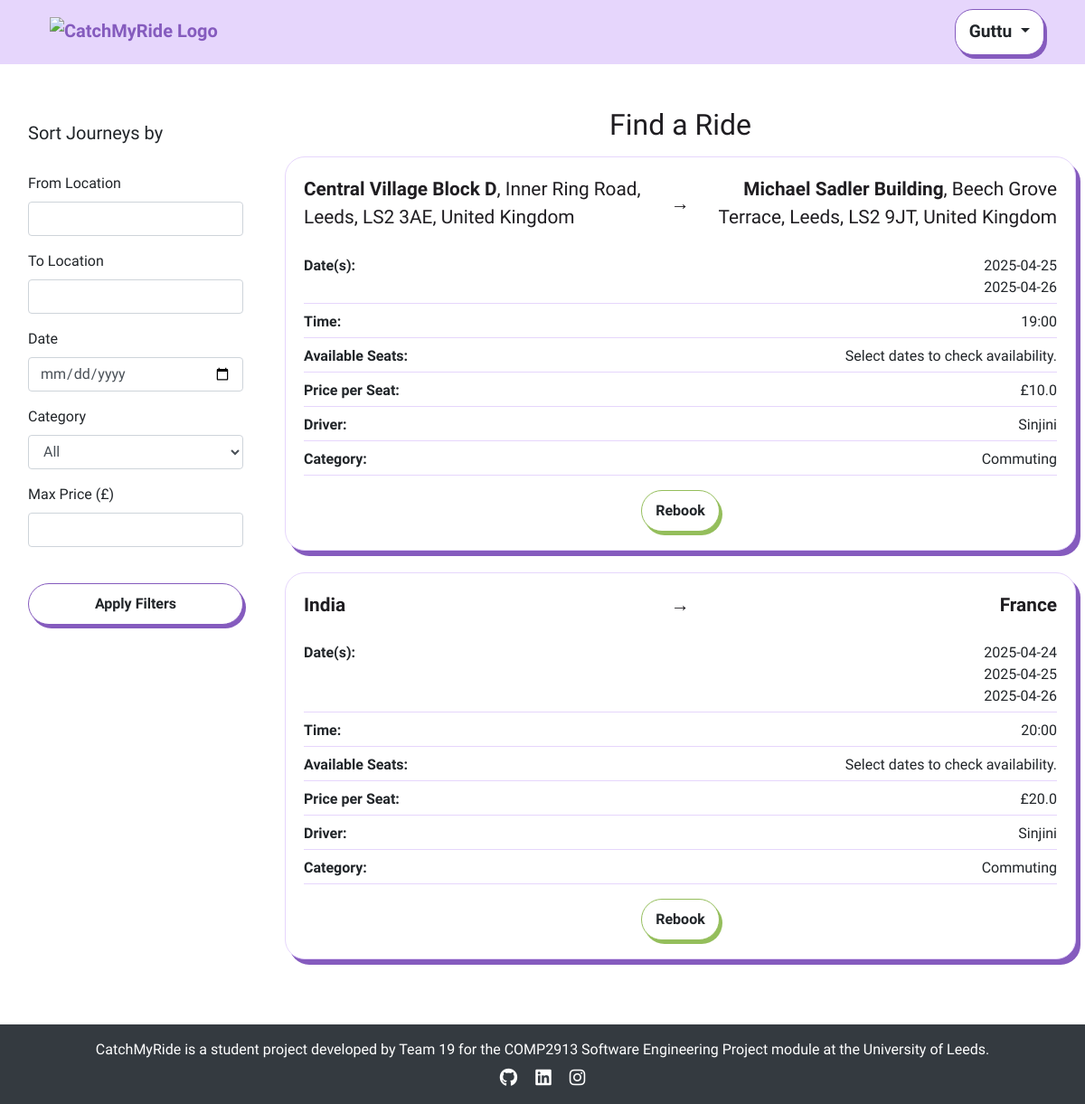
Screenshot of /view_journeys (signed in) with the database file from the repository.
### app/models.py (models this page shows, shortened)
class User(db.Model, UserMixin):
    id = db.Column(db.Integer, primary_key=True)
    username = db.Column(db.String(100), unique=True, nullable=False)
    email = db.Column(db.String(150), unique=True, nullable=False)
    password_hash = db.Column(db.String(200), nullable=False)
    is_active = db.Column(db.Boolean, default=True) # to check if the user activation (user authentication)
    is_manager = db.Column(db.Boolean, default=False)
    published_rides = db.relationship('publish_ride', backref='driver', lazy=True)
    booked_rides = db.relationship('publish_ride', secondary=passenger_rides, backref='passengers')

class publish_ride(db.Model):
    id = db.Column(db.Integer, primary_key=True)
    driver_id = db.Column(db.Integer, db.ForeignKey('user.id'), nullable=False)
    driver_name = db.Column(db.String(100), nullable=False)  # Added Driver Name
    from_location = db.Column(db.String(200), nullable=False)
    to_location = db.Column(db.String(200), nullable=False)
    date_time = db.Column(db.DateTime, nullable=True)  # Now optional
    available_seats_per_date = db.Column(db.JSON, nullable=True)
    price_per_seat = db.Column(db.Float, nullable=False)
    category = db.Column(db.String(50), nullable=False)
    recurrence_dates = db.Column(db.String(255), nullable=True)
    commute_times = db.Column(db.String(255), nullable=True)  # Stores commute time slots
    is_available = db.Column(db.Boolean, default=True)
    status = db.Column(db.String(20), default="Booked")

### app/views.py (the view)
@app.route('/view_journeys')
def view_journeys():
    london = pytz.timezone("Europe/London")
    aware_now = datetime.now(london)
    now = aware_now.replace(tzinfo=None)
    db.session.commit()
    db.session.expire_all()
    journeys = []
    for ride in publish_ride.query.all():
        if ride.category == "one-time" and ride.date_time < now:
            continue  # Skip past one-time rides
        try:
            seat_data = json.loads(ride.available_seats_per_date) if ride.available_seats_per_date else {}
        except (json.JSONDecodeError, TypeError):
            seat_data = {}
        if ride.category == "commuting":
            filtered_seats = {}
            commute_times = []
            try:
                commute_times = [datetime.strptime(t.strip(), "%H:%M").time() for t in ride.commute_times.split(",") if t.strip()]
            except Exception as e:
                print(f"error: Failed to parse commute_times: {ride.commute_times} — {e}")
            earliest_time = min(commute_times) if commute_times else time(0, 0)
            for date, seats in seat_data.items():
                try:
                    dt = datetime.combine(datetime.strptime(date, "%Y-%m-%d").date(), earliest_time)
                    if dt >= now:
                        filtered_seats[date] = seats
                except Exception as e:
                    print(f"error: Could not parse datetime for {date}: {e}")
            seat_data = filtered_seats
        ride.seat_tracking = seat_data
        journeys.append(ride)
        journeys = [
            journey for journey in journeys
            if journey.seat_tracking and any(seats > 0 for seats in journey.seat_tracking.values())
        ]
    booked_journey_ids = set()
    if current_user.is_authenticated:
        booked_journey_ids = {booking.ride_id for booking in book_ride.query.filter_by(user_id=current_user.id).all()}
    for journey in journeys:
        journey.user_has_booked = journey.id in booked_journey_ids
    return render_template('view_journeys.html', journeys=journeys, user=current_user)

### app/views.py (called while the page is built)
@app.before_request
def check_redirect_after_login():
    if 'redirect_after_login' in session and current_user.is_authenticated:
        redirect_path = session.pop('redirect_after_login')
        return redirect(redirect_path)

@login_manager.user_loader
def load_user(user_id):
    return User.query.get(int(user_id))

@app.context_processor
def inject_user():
    return dict(user=current_user)

### app/templates/view_journeys.html (shortened to what this page needs)
{% extends "base.html" %}
{% block content %}
<div class="container-fluid my-5">
    <div class="row">
        <div class="col-md-3">
            <div class="filter-sidebar p-3">
                <h5>Sort Journeys by</h5>
                <br>
                <form id="journeyFilters">
                    <div class="mb-3">
                        <label for="filterFrom" class="form-label">From Location</label>
                        <input type="text" class="form-control" id="filterFrom">
                    </div>
                    <div class="mb-3">
                        <label for="filterTo" class="form-label">To Location</label>
                        <input type="text" class="form-control" id="filterTo">
                    </div>
                    <div class="mb-3">
                        <label for="filterDate" class="form-label">Date</label>
                        <input type="date" class="form-control" id="filterDate">
                    </div>
                    <div class="mb-3">
                        <label for="filterCategory" class="form-label">Category</label>
                        <select class="form-control" id="filterCategory">
                            <option value="">All</option>
                        </select>
                    </div>
                    <div class="mb-3">
                        <label for="filterPrice" class="form-label">Max Price (£)</label>
                        <input type="number" class="form-control" id="filterPrice">
                    </div>
                    <br>
                    <button type="button" id="applyFilters" class="btn btn-base btn-one w-100">Apply Filters</button>
                </form>
            </div>
        </div>
        <div class="col-md-9 card-list-container">
            <h2 class="text-center mb-3">Find a Ride</h2>
            {% if journeys %}
                <div class="row">
                    {% for journey in journeys %}
                        <div class="col-12 mb-4">
                            <div class="card">
                                <div class="card-body">
                                    <div class="journey-title-container">
                                        <div class="from">
                                            <strong>{{ journey.from_location.split(',')[0] }}</strong>{{ journey.from_location.replace(journey.from_location.split(',')[0], '') }}
                                        </div>
                                        <div class="arrow">→</div>
                                        <div class="to">
                                            <strong>{{ journey.to_location.split(',')[0] }}</strong>{{ journey.to_location.replace(journey.to_location.split(',')[0], '') }}
                                        </div>
                                    </div>
                                    <div class="journey-details">
                                        <div class="detail-item">
                                            <span class="detail-heading">Date(s):</span>
                                            {% if journey.category == "one-time" %}
                                                <span>{{ journey.date_time.strftime('%Y-%m-%d') }}</span>
                                            {% elif journey.category == "commuting" %}
                                                <ul class="date-list">
                                                    {% for date in journey.seat_tracking.keys() | sort %}
                                                    <li>{{ date }}</li>
                                                    {% endfor %}
                                                </ul>
                                            {% endif %}
                                        </div>
                                        <div class="detail-item">
                                            <span class="detail-heading">Time:</span>
                                            {% if journey.category == "one-time" %}
                                                <span>{{ journey.date_time.strftime('%H:%M') }}</span>
                                            {% elif journey.category == "commuting" %}
                                                <span>{{ journey.commute_times | replace(',', ', ') }}</span>
                                            {% endif %}
                                        </div>
                                        <div class="detail-item">
                                            <span class="detail-heading">Available Seats:</span>
                                            {% if journey.category == "one-time" %}
                                                <span>{{ journey.seat_tracking.values() | max if journey.seat_tracking else 0 }}</span>
                                            {% elif journey.category == "commuting" %}
                                                <span>Select dates to check availability.</span>
                                            {% endif %}
                                        </div>
                                        <div class="detail-item">
                                            <span class="detail-heading">Price per Seat:</span>
                                            <span>£{{ journey.price_per_seat }}</span>
                                        </div>
                                        <div class="detail-item">
                                            <span class="detail-heading">Driver:</span>
                                            <span>{{ journey.driver_name }}</span>
                                        </div>
                                        <div class="detail-item">
                                            <span class="detail-heading">Category:</span>
                                            <span>{{ 'One-Time' if journey.category == 'one-time' else 'Commuting' }}</span>
                                        </div>
                                    </div>
                                    <div class="text-center mt-3">
                                        {% if user and journey.user_has_booked %}
                                            {% if journey.category == "one-time" %}
                                                <form action="{{ url_for('book_onetime', ride_id=journey.id) }}" method="get">
                                            {% elif journey.category == "commuting" %}
                                                <form action="{{ url_for('book_commuting', ride_id=journey.id) }}" method="get">
                                            {% endif %}
                                            <button type="submit" class="btn btn-base btn-green">Rebook</button>
                                        </form>
                                        {% endif %}
                                    </div>
                                </div>
                            </div>
                        </div>
                    {% endfor %}
                </div>
            {% else %}
                <p class="text-center mt-4">No journeys available at the moment.</p>
            {% endif %}
        </div>
    </div>
</div>
{% endblock %}

### app/templates/base.html (shortened to what this page needs)
<!DOCTYPE html>
<html lang="en">
<head>
    <link rel="stylesheet" href="https://stackpath.bootstrapcdn.com/bootstrap/4.2.1/css/bootstrap.min.css">
    <link rel="stylesheet" href="{{ url_for('static', filename='style.css') }}">
    <link rel="stylesheet" href="https://cdnjs.cloudflare.com/ajax/libs/font-awesome/6.0.0-beta3/css/all.min.css">
    <link href='https://unpkg.com/boxicons@2.1.4/css/boxicons.min.css' rel='stylesheet'>
    <link rel="stylesheet" href="https://cdn.jsdelivr.net/npm/flatpickr/dist/flatpickr.min.css">
    <link rel="stylesheet" href="https://unpkg.com/leaflet/dist/leaflet.css" />
    <link rel="stylesheet" href="https://unpkg.com/leaflet.markercluster/dist/MarkerCluster.css" />
    <link rel="stylesheet" href="https://unpkg.com/leaflet.markercluster/dist/MarkerCluster.Default.css" />
</head>
<body class="{% block body_class %}{% endblock %}">
    <div class="flex-wrapper">
    <nav class="navbar">
        <div class="container navbar-container d-flex align-items-baseline justify-content-between">
            <a class="navbar-brand navbar-logo" href="/" aria-label="Catch My Ride Logo" title="Go to home page">
                <img src="https://res.cloudinary.com/dpar2oaev/image/upload/v1745328859/330533dc-5ec6-4b41-a5c8-143db92afdf2.png"
                     alt="CatchMyRide Logo"
                     class="logo-img">
            </a>
            <div class="dropdown">
                {% if user.is_authenticated %}
                    <button class="btn btn-base btn-profile dropdown-toggle" type="button" id="profileDropdown" data-bs-toggle="dropdown" aria-haspopup="true" aria-expanded="false">
                        {{ user.username }}
                    </button>
                {% endif %}
            </div>
        </div>
    </nav>
    <main>
        {% block content %}{% endblock %}
    </main>
    <footer class="bg-dark text-white text-center py-3 mt-5">
        <div class="container">
            <p class="mb-0">
                CatchMyRide is a student project developed by Team 19 for the COMP2913 Software Engineering Project module at the University of Leeds.
            </p>
            <div class="social-links mt-2">
                <a href="https://github.com/COMP2913-24-25/software-engineering-project-team-19/wiki" class="text-white mx-2"><i class="fa-brands fa-github fa-lg"></i></a>
                <a href="https://www.linkedin.com/school/university-of-leeds/posts/?feedView=all" class="text-white mx-2"><i class="fa-brands fa-linkedin fa-lg"></i></a>
                <a href="https://www.instagram.com/universityofleeds/" class="text-white mx-2"><i class="fa-brands fa-instagram fa-lg"></i></a>
            </div>
        </div>
    </footer>
</body>
</html>

### app/static/style.css (style rules this page uses)
html { scroll-behavior: smooth; }
body { margin: 0; background-color: #fff; font-family: "Oxanium", serif; font-weight: 300; }
h2 { font-family: 'Shrikhand', serif; color: #1f1d21; }
i { font-size: 1.2rem; }
a { color: #855bbe; font-weight: bold; text-decoration: none; transition: color 0.3s ease-in-out; }
.navbar .container { display: flex; flex-direction: row; align-items: center; justify-content: space-between; }
.navbar { background-color: #e6d6fc; text-align: center; padding: 10px 0; }
.logo-img { height: 100px; max-height: 70px; object-fit: contain; margin-left: 10px; }
.btn-base { padding: 10px 15px; border-radius: 23px; font-weight: bold; transition: all 0.2s ease-in-out; background-color: white; color: var(--text-color); border: 1px solid var(--border-color); box-shadow: 3px 4px 0px var(--shadow-color); }
.btn-one { --color: #1f1d21; --border-color: #855bbe; --shadow-color: #855bbe; --bg-color: #e6d6fc; }
.btn-profile { --color: #1f1d21; --border-color: #855bbe; --bg-color: #e6d6fc; --shadow-color: #855bbe; font-size: 1.2rem; border-radius: 20px; }
.btn-green { --color: #1f1d21; --border-color: #94BE5B; --bg-color: #C9DEAD; --shadow-color: #94BE5B; }
.card { border-radius: 22px; border-color: #e6d6fc; box-shadow: 5px 6px 0px #855bbe; transition: transform 0.2s ease-in-out; }
.card-list-container { max-height: 80vh; overflow-y: auto; overflow-x: hidden; padding-right: 10px; }
.card .text-center { margin-top: 15px; }
.journey-title-container { display: flex; justify-content: space-between; align-items: center; text-align: center; font-size: 1.3rem; font-weight: 400; color: #1f1d21; margin-bottom: 25px; flex-wrap: nowrap; overflow-x: hidden; gap: 1rem; }
.journey-title-container .from { flex: 1; text-align: left; }
.journey-title-container .to { flex: 1; text-align: right; }
.journey-title-container .arrow { width: 40px; text-align: center; font-weight: bold; display: flex; align-items: center; justify-content: center; }
.journey-details { display: flex; flex-direction: column; gap: 8px; }
.detail-item { display: flex; justify-content: space-between; border-bottom: 1px solid #e6d6fc; padding-bottom: 5px; }
.date-list { margin: 0; }
.date-list li { display: block; }
.detail-heading { font-weight: 600; }

### rows the page displays
User: username "Guttu"
publish_ride: from_location "Central Village Block D", from_location.replace ", Inner Ring Road, Leeds, LS2 3AE, United Kingdom", to_location "Michael Sadler Building", to_location.replace ", Beech Grove Terrace, Leeds, LS2 9JT, United Kingdom", sort "2025-04-25" "2025-04-26", commute_times "19:00", shows "Select dates to check availability.", price_per_seat "10.0", driver_name "Sinjini", category "Commuting"
publish_ride: from_location "India", to_location "France", sort "2025-04-24" "2025-04-25" "2025-04-26", commute_times "20:00", shows "Select dates to check availability.", price_per_seat "20.0", driver_name "Sinjini", category "Commuting"
